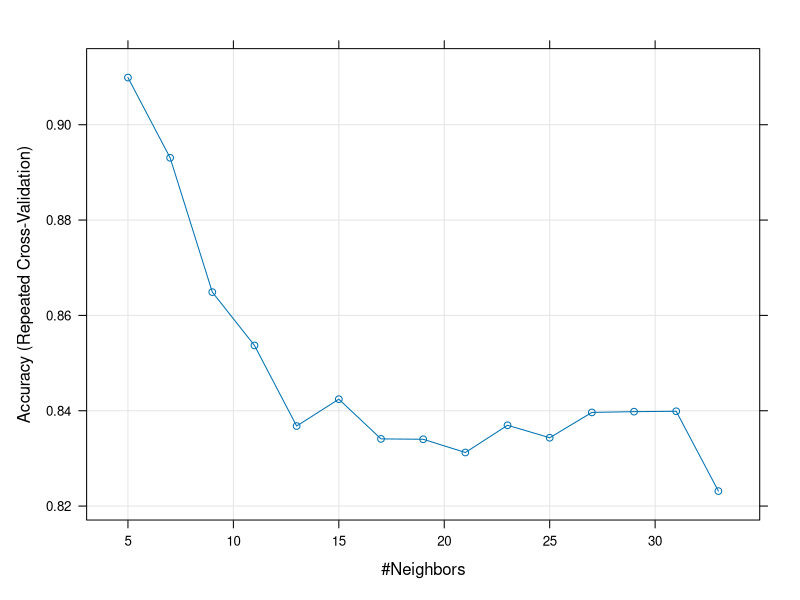

This figure's R source:
library(MASS)
data(Boston)
df = Boston
head(df)

#a
median = median(df$crim)
median
crime_med = as.numeric(df$crim > median) #1 is crime rate above median
crime_med
df = df[, names(df) != "crim"]  # Remove the crime column
df$crime_med = crime_med  # Add 'crime_med ' as a new column
df$crime_med = as.factor(df$crime_med)
str(df)
df = na.omit(df)
sum(is.na(df))
head(df)
tail(df)


library(caret) 
s <- createDataPartition(y = df$crime_med,p = 0.7,list = FALSE)
train_df <- df[s,] # 70% training
test_df<- df[-s,] # 30% testing
summary(train_df$crime_med)
summary(test_df$crime_med)

#d
lda.fit=lda(crime_med ~ .,data=train_df)
lda.fit
lda.pred=predict(lda.fit, test_df) #don't put "data =" before test.2005
lda.class=lda.pred$class
lda.class
lda.class[1:20]
conf = table(lda.class,test_df$crime_med)
conf
mean(lda.class!=test_df$crime_med) #error rate

#f
glm.fit=glm(crime_med ~., data = train_df,family=binomial) 
summary(glm.fit)
glm.probs = predict(glm.fit, newdata = test_df, type = "response")
glm.probs[1:10]
n=length(glm.probs)
glm.pred=rep(0,n)
glm.pred
glm.pred[glm.probs>.5]= 1
glm.pred
table(predict=glm.pred,actual=test_df$crime_med) #classifcation matrix
mean(glm.pred!=test_df$crime_med)

#g
set.seed(12345)
library(caret)
library(FNN)

head(train_df)
train.knn = train_df[ , - 14] #removing response 
test.knn = test_df[ , -14] #removing response 

log(dim(train_df)[1]) #5.9 so we'll consider 5 and 7 
tct <- trainControl(method="repeatedcv")
knn.pred <- train(crime_med~ .,data=train_df, 
                  method = "knn", trControl = tct, preProcess = c("center","scale"),tuneLength = 15)
knn.pred
plot(knn.pred)

knn.pred=knn(train.knn,test.knn,train_df$crime_med,k=5)
conf=table(knn.pred,test_df$crime_med)
mean(knn.pred != test_df$crime_med)

knn.pred=knn(train.knn,test.knn,train_df$crime_med,k=1)
conf=table(knn.pred,test_df$crime_med)
mean(knn.pred != test_df$crime_med)

knn.pred=knn(train.knn,test.knn,train_df$crime_med,k=7)
conf=table(knn.pred,test_df$crime_med)
mean(knn.pred != test_df$crime_med)

knn.pred=knn(train.knn,test.knn,train_df$crime_med,k=25)
conf=table(knn.pred,test_df$crime_med)
mean(knn.pred != test_df$crime_med)

knn.pred=knn(train.knn,test.knn,train_df$crime_med,k=33)
conf=table(knn.pred,test_df$crime_med)
mean(knn.pred != test_df$crime_med)
